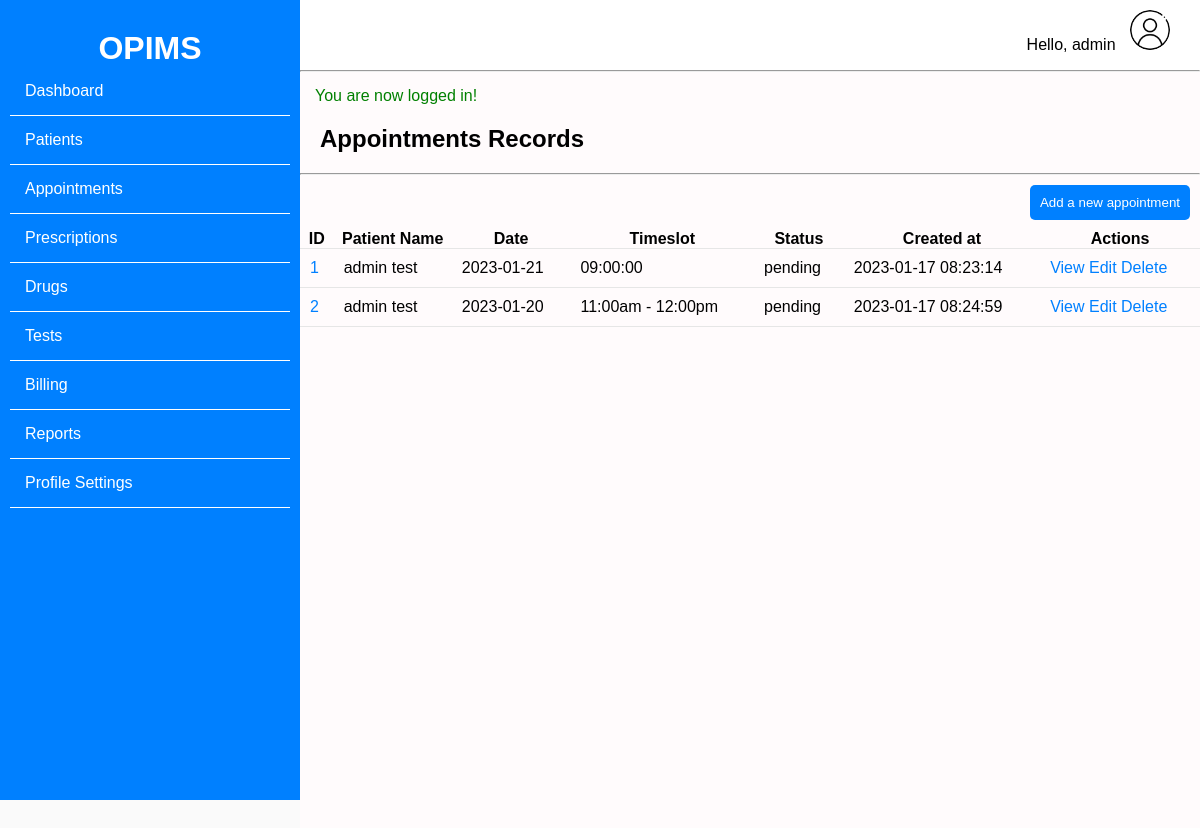
/appointments/appointments.php (signed in), run on the app's committed database.
### tables this page shows
CREATE TABLE `appointments` (
  `id` int(11) NOT NULL,
  `doctor_id` int(11) NOT NULL,
  `patient` int(11) NOT NULL,
  `date` date NOT NULL,
  `timeslot` varchar(30) NOT NULL,
  `status` varchar(20) NOT NULL,
  `created_at` timestamp NOT NULL DEFAULT current_timestamp() ON UPDATE current_timestamp()
);

CREATE TABLE `user_patient` (
  `id` int(11) NOT NULL,
  `doctor_id` int(11) NOT NULL,
  `name` varchar(50) NOT NULL,
  `email` varchar(50) NOT NULL,
  `phone_no` varchar(20) NOT NULL,
  `birthday` date NOT NULL,
  `gender` varchar(10) NOT NULL,
  `bloodgroup` varchar(10) NOT NULL,
  `address` varchar(30) NOT NULL,
  `weight` varchar(10) NOT NULL,
  `height` varchar(10) NOT NULL
);

### appointments/appointments.php (the view, shortened to what this page needs)
<!DOCTYPE html>
<html lang="en">
<head>
    <link rel="stylesheet" href="../css/style.css">
</head>
<body>
    <div class="container">
        <div class="left">
            <?php include '../sidebar.php'; ?>
        </div>
        <div class="right">
            <nav>
                <div class="profile">
                    <a href="#" id="dropdown-toggle">
                        <span>Hello, <?php echo $_SESSION['username']; ?></span>
                        <img src="../images/user.png" alt="profile">
                    </a>
                </div>
            </nav>
            <hr>
            <div class="content">
                <?php
                if (isset($_SESSION['success'])) {
                    echo "<div class='success'>" . $_SESSION['success'] . "</div>";
                }
                ?>
                <div id="dashboard">
                    <h2 class="page-head">Appointments Records</h2>
                    <hr>
                    <div class="main">
                        <div class="dash-bottom">
                            <div class="dash-b-head">
                                <button class="btn"><a href="./create.php?t=new">Add a new appointment</a></button>
                            </div>
                            <table>
                                <thead>
                                    <tr>
                                        <th>ID</th>
                                        <th>Patient Name</th>
                                        <th>Date</th>
                                        <th>Timeslot</th>
                                        <th>Status</th>
                                        <th>Created at</th>
                                        <th>Actions</th>
                                    </tr>
                                </thead>
                                <tbody>
                                    <?php
                                    include '../dbh.php';
                                    $doctor_id = $_SESSION['id'];
                                    $sql = "SELECT * FROM appointments WHERE doctor_id = '$doctor_id'";
                                    $result = mysqli_query($conn, $sql);
                                    $resultCheck = mysqli_num_rows($result);
                                    if ($resultCheck > 0) {
                                        while ($row = mysqli_fetch_assoc($result)) {
                                            $patient_id = $row['patient'];
                                            $sql2 = "SELECT * FROM user_patient WHERE id = '$patient_id'";
                                            $result2 = mysqli_query($conn, $sql2);
                                            $row2 = mysqli_fetch_assoc($result2);
                                            $patient_name = $row2['name'];
                                            echo '
                                           <tr>
                                                <td>' . $row['id'] . '</td>
                                                <td>' . $patient_name . '</td>
                                                <td>' . $row['date'] . '</td>
                                                <td>' . $row['timeslot'] . '</td>
                                                <td>' . $row['status'] . '</td>
                                                <td>' . $row['created_at'] . '</td>
                                                <td>
                                                    <a href="./create.php?t=view&id=' . $row['id'] . '" class="btn-link">View</a>
                                                    <a href="./create.php?t=edit&id=' . $row['id'] . '" class="btn-link">Edit</a>
                                                    <a href="#" class="btn-link">Delete</a>
                                                </td>
                                            </tr>
                                        ';
                                        }
                                    } else {
                                        echo '
                                        <tr>
                                            <td colspan="5">No appointments found</td>
                                        </tr>';
                                    }
                                    ?>
                                </tbody>
                            </table>
                        </div>
                    </div>
                </div>
            </div>
        </div>
    </div>
</body>
</html>

### css/style.css (style rules this page uses)
* { margin: 0; padding: 0; box-sizing: border-box; }
body { font-family: Arial, Helvetica, sans-serif; background: #fafafa; }
.container { width: 100%; margin: auto; padding: 0; }
.left { width: 25%; float: left; background: #0080ff; min-height: 100vh; position: fixed; }
.right { width: 75%; float: right; background: #fffbfc; }
a { text-decoration: none; color: #fff; }
.btn { background: #0080ff; color: #fff; padding: 10px; border: none; border-radius: 5px; margin: 10px; }
.success { color: green; text-align: start; padding: 15px 0 0 15px; }
nav { background: #fff; padding: 10px; width: 100%; height: 70px; }
.profile { float: right; padding-right: 20px; display: flex; align-items: center; }
nav img { width: 40px; height: 40px; border-radius: 50%; }
.profile span { color: #000; align-items: center; padding: 20px 10px; }
#dashboard, #patients, #appointments, #prescriptions, #drugs, #tests, #billing, #reports, #settings { min-height: 100vh; }
.page-head { padding: 20px; }
.main { width: 100%; }
table { width: 100%; border-collapse: collapse; }
table tr { border-bottom: 1px solid #e6e6e6; }
table tr td { padding: 10px; }
table tr td:first-child { color: #0080ff; }
table tr td:last-child { color: #000; }
table tr td:last-child a { color: #0080ff; }
.dash-b-head { display: flex; justify-content: space-between; }

### data on the page
appointments: id "1", user_patient.name "admin test", date "2023-01-21", timeslot "09:00:00", status "pending", created_at "2023-01-17 08:23:14"
appointments: id "2", user_patient.name "admin test", date "2023-01-20", timeslot "11:00am - 12:00pm", status "pending", created_at "2023-01-17 08:24:59"

### other printed values
$_SESSION['username'] "admin"
$_SESSION['success'] "You are now logged in!"
